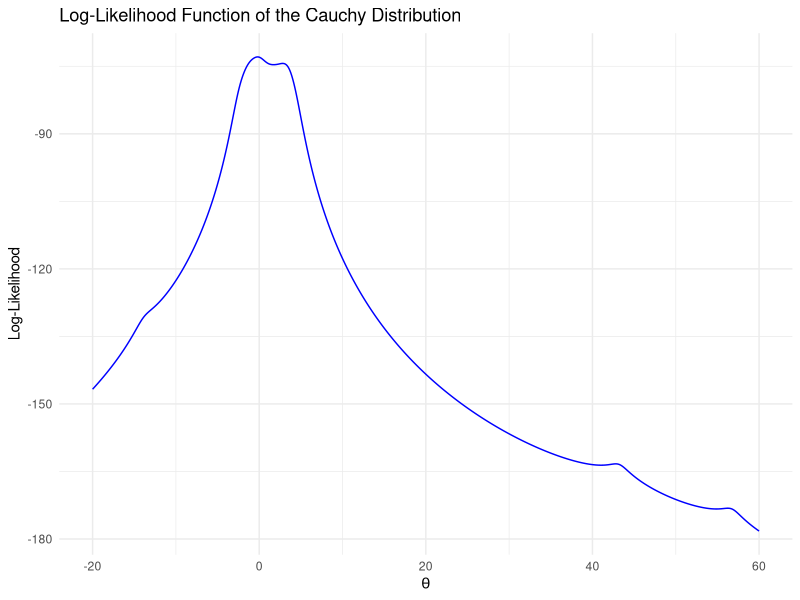
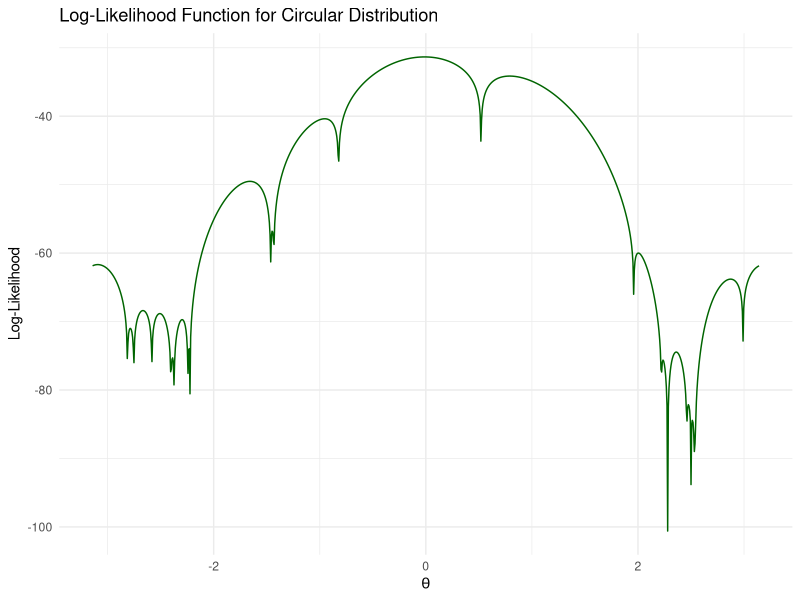
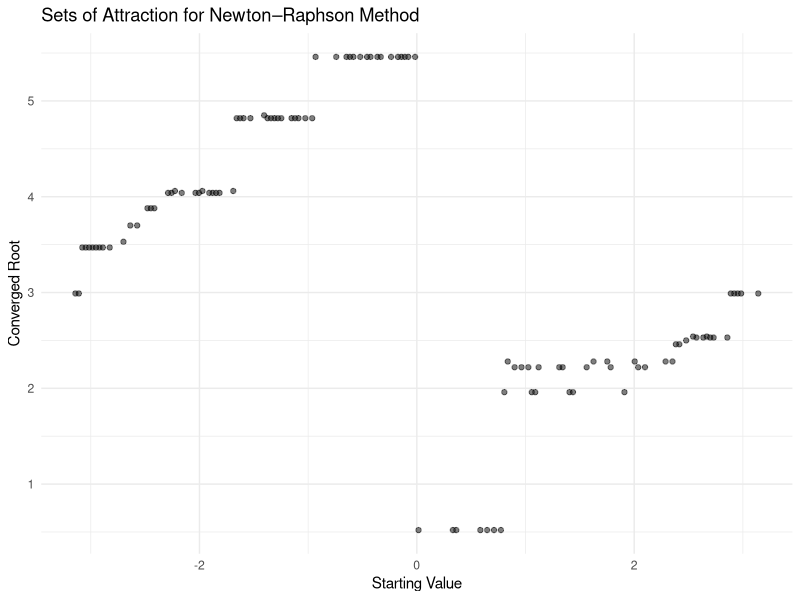

R code for these plots, in order:
## ---- chunk 1
#| echo: false
library(ggplot2)
library(dplyr)
# Data sample
dataSample <- c(1.77, -0.23, 2.76, 3.80, 3.47, 56.75, -1.34, 4.24, -2.44, 3.29,
               3.71, -2.40, 4.53, -0.07, -1.05, -13.87, -2.53, -1.75, 0.27, 43.21)
## ---- chunk 2
#| echo: false
logLikFunc <- function(theta,sample) {
  n <- length(dataSample)
  -n * log(pi) - sum(log(1 + (dataSample - theta)^2))
}
thetaSeq <- seq(-20, 60, length.out = 1000)
logLikVals <- sapply(thetaSeq, logLikFunc,sample =sample)
logLikDF <- data.frame(theta = thetaSeq, logLik = logLikVals)
ggplot(logLikDF, aes(x = theta, y = logLik)) +
  geom_line(color = "blue") +
  labs(
    title = "Log-Likelihood Function of the Cauchy Distribution",
    x = expression(theta),
    y = "Log-Likelihood"
  ) +
  theme_minimal()
## ---- chunk 3
#| echo: false
scoreFunc <- function(theta,sample) {
  sum(2 * (dataSample - theta) / (1 + (dataSample - theta)^2))
}

secondDeriv <- function(theta,sample) {
  sum(2 / (1 + (dataSample - theta)^2) - 
        4 * (dataSample - theta)^2 / (1 + (dataSample - theta)^2)^2)
}

newRaph <- function(thetaInit,sample, tol = 1e-6, maxIter = 10000) {
  theta <- thetaInit
  for (i in 1:maxIter) {
    fPrime <- scoreFunc(theta,sample)
    fDoublePrime <- secondDeriv(theta,sample)
    if (abs(fDoublePrime) < .Machine$double.eps) {
      warning("Second derivative is too small.")
      break
    }
    thetaNew <- theta - fPrime / fDoublePrime
    if (abs(thetaNew - theta) < tol) {
      return(list(theta = thetaNew, iterations = i))
    }
    theta <- thetaNew
  }
  warning("Maximum iterations reached without convergence.")
  return(list(theta = theta, iterations = maxIter))
}
startPoints <- c(-11, -1, 0, 1.5, 4, 4.7, 7, 8, 38)
nrResults <- lapply(startPoints, function(start) {
  res <- newRaph(thetaInit = start,sample =sample)
  c(start = start, thetaHat = res$theta, iter = res$iterations)
})
nrDF <- do.call(rbind, nrResults)
nrDF <- as.data.frame(nrDF)
colnames(nrDF) <- c("Start Point", "MLE of θ", "Iterations")
nrDF
meanVal <- mean(dataSample)
nrMean <- newRaph(thetaInit = meanVal,sample =sample)
nrMean
## ---- chunk 4
#| echo: false
bisectionMethod <- function(f, lower, upper,sample, tol = 1e-6, maxIter = 1000) {
  if (f(lower,sample) * f(upper,sample) >= 0) {
    stop("The function must change sign over the interval.")
  }
  for (i in 1:maxIter) {
    mid <- (lower + upper) / 2
    fMid <- f(mid,sample)
    if (abs(fMid) < tol || (upper - lower) / 2 < tol) {
      return(list(theta = mid, iterations = i))
    }
    if (f(lower,sample) * fMid < 0) {
      upper <- mid
    } else {
      lower <- mid
    }
  }
  warning("Maximum iterations reached without convergence.")
  return(list(theta = mid, iterations = maxIter))
}
bisectResult <- bisectionMethod(scoreFunc, lower = -1, upper = 1,sample =sample)
bisectResult
try(bisectionMethod(scoreFunc, lower = 10, upper = 20,sample =sample))
## ---- chunk 5
#| echo: false
fixedPointIter <- function(thetaInit,sample, alpha, tol = 1e-6, maxIter = 1000) {
  n <- length(dataSample)
  theta <- thetaInit
  for (i in 1:maxIter) {
    thetaNew <- theta + alpha * scoreFunc(theta,sample) / n
    if (abs(thetaNew - theta) < tol) {
      return(list(theta = thetaNew, iterations = i))
    }
    theta <- thetaNew
  }
  warning("Maximum iterations reached without convergence.")
  return(list(theta = theta, iterations = maxIter))
}
alphas <- c(1, 0.64, 0.25)
fpResults <- lapply(alphas, function(a) {
  res <- fixedPointIter(thetaInit = -1,sample =sample, alpha = a)
  c(alpha = a, thetaHat = res$theta, iter = res$iterations)
})
fpDF <- do.call(rbind, fpResults)
fpDF <- as.data.frame(fpDF)
colnames(fpDF) <- c("Alpha", "MLE of θ", "Iterations")
fpDF
## ---- chunk 6
#| echo: false
secantMethod <- function(theta0, theta1,sample, tol = 1e-6, maxIter = 1000) {
  f <- function(theta) scoreFunc(theta,sample)
  for (i in 1:maxIter) {
    f0 <- f(theta0)
    f1 <- f(theta1)
    if (abs(f1 - f0) < .Machine$double.eps) {
      warning("Division by zero in the secant method.")
      break
    }
    thetaNew <- theta1 - f1 * ((theta1 - theta0) / (f1 - f0))
    if (abs(thetaNew - theta1) < tol) {
      return(list(theta = thetaNew, iterations = i))
    }
    theta0 <- theta1
    theta1 <- thetaNew
  }
  warning("Maximum iterations reached without convergence.")
  return(list(theta = theta1, iterations = maxIter))
}
secantRes1 <- secantMethod(-2, -1,sample)
print(secantRes1)
secantRes2 <- try(secantMethod(-3, -3,sample))  # Example failure
print(secantRes2)
## ---- chunk 7
#| echo: false
logLikTheta <- function(theta, data) {
  n <- length(data)
  -n * log(2 * pi) + sum(log(1 - cos(data - theta)))
}
thetaSeq <- seq(-pi, pi, length.out = 1000)
# Data sample
dataTheta <- c(3.91, 4.85, 2.28, 4.06, 3.70, 4.04, 5.46, 3.53, 2.28, 1.96,
               2.53, 3.88, 2.22, 3.47, 4.82, 2.46, 2.99, 2.54, 0.52, 2.50)
logLikValsTheta <- sapply(thetaSeq, logLikTheta, data = dataTheta)
# Create data frame
logLikDFTheta <- data.frame(theta = thetaSeq, logLik = logLikValsTheta)

# Plot
ggplot(logLikDFTheta, aes(x = theta, y = logLik)) +
  geom_line(color = "darkgreen") +
  labs(
    title = "Log-Likelihood Function for Circular Distribution",
    x = expression(theta),
    y = "Log-Likelihood"
  ) +
  theme_minimal()

## ---- chunk 8
#| echo: false
meanSine <- mean(sin(dataTheta))
meanCosine <- mean(cos(dataTheta))
thetaMM <- atan2(meanSine, meanCosine)
thetaMM
## ---- chunk 9
#| echo: false
scoreTheta <- function(theta, data) {
  sum(sin(data - theta) / (1 - cos(data - theta)))
}

secondDerivTheta <- function(theta, data) {
  sum((cos(data - theta) / (1 - cos(data - theta))) - 
        (sin(data - theta) / (1 - cos(data - theta)))^2)
}
newtonRaphTheta <- function(thetaInit, data, tol = 1e-6, maxIter = 1000) {
  currentTheta <- thetaInit
  for (iter in 1:maxIter) {
    firstDeriv <- scoreTheta(currentTheta, data)
    secondDeriv <- secondDerivTheta(currentTheta, data)
    if (is.na(secondDeriv) || abs(secondDeriv) < .Machine$double.eps) {
      warning("Second derivative is too small or undefined. Stopping.")
      return(list(theta = NA, iterations = iter))
    }
    updatedTheta <- currentTheta - firstDeriv / secondDeriv
    updatedTheta <- (updatedTheta + pi) %% (2 * pi) - pi
    if (abs(updatedTheta - currentTheta) < tol) {
      return(list(theta = updatedTheta, iterations = iter))
    }
    
    currentTheta <- updatedTheta
  }
  warning("Maximum iterations reached without convergence.")
  return(list(theta = currentTheta, iterations = maxIter))
}
newtonRaphResultMM <- newtonRaphTheta(thetaInit = thetaMM, data = dataTheta)
newtonRaphResultMM
# Starting at $-2.7$ and $2.7$:
newtonRaphResultNeg <- newtonRaphTheta(thetaInit = -2.7, data = dataTheta)
newtonRaphResultPos <- newtonRaphTheta(thetaInit = 2.7, data = dataTheta)
newtonRaphResultNeg
newtonRaphResultPos
## ---- chunk 10
#| echo: false
thetaStarts <- seq(-pi, pi, length.out = 200)
convergedRoots <- sapply(thetaStarts, function(startTheta) {
  result <- newtonRaphTheta(thetaInit = startTheta, data = dataTheta)
  result$theta
})
# Modulo 2pi to keep within [0, 2pi]
convergedRoots <- convergedRoots %% (2 * pi)
# Plotting the roots
rootsDF <- data.frame(start = thetaStarts, root = convergedRoots)
ggplot(rootsDF, aes(x = start, y = root)) +
  geom_point(alpha = 0.5) +
  labs(
    title = "Sets of Attraction for Newton–Raphson Method",
    x = "Starting Value",
    y = "Converged Root"
  ) +
  theme_minimal()
## ---- chunk 11
#| echo: false
deltaVal <- 1e-4
startTheta1 <- 1.5
startTheta2 <- startTheta1 + deltaVal
result1 <- newtonRaphTheta(thetaInit = startTheta1, data = dataTheta)
result2 <- newtonRaphTheta(thetaInit = startTheta2, data = dataTheta)
c(startTheta1 = startTheta1, root1 = result1$theta)
c(startTheta2 = startTheta2, root2 = result2$theta)
